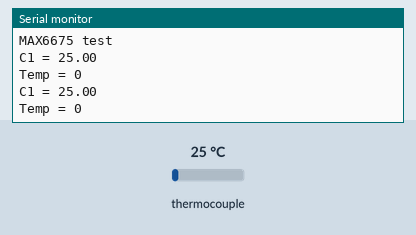
A sketch run on a simulated Arduino Uno, built with avr-gcc and run on an emulated ATmega328P. On the bench: the last lines printed to the serial monitor. The test bench sets the inputs (shaded band); at power-on: thermocouple 25 °C.

Above: at 1.7 s.
1.8 s: thermocouple set to 6 °C
At 3.1 s:
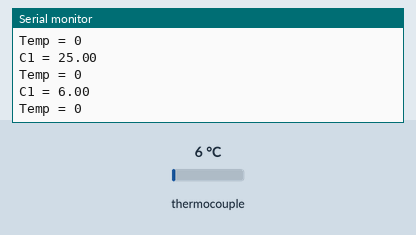
3.3 s: thermocouple set to 75 °C
At 4.1 s:
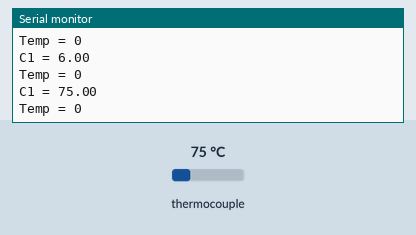
Timing chart, 0 to 6.3 s (numbered marks = the images above; inputs shaded):
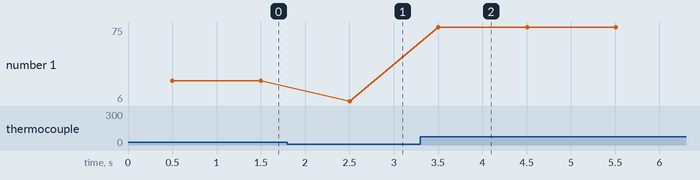

Measured:
- after the input at 1.8 s, the serial monitor: prints a new line after 0.70 s (image 1)
- after the input at 3.3 s, the serial monitor: prints a new line after 0.20 s (image 2)
- plotted number 1: 25 → 6 after the input at 1.8 s, 6 → 75 after the input at 3.3 s

The sketch:

meh.ino
```cpp
  #include "max6675.h"

  int thermoDO1 = 4;
  int thermoCS1 = 5;
  int thermoCLK1 = 6;
int thermoDO2 = 7;
int thermoCS2 = 8;
int thermoCLK2 = 9;

MAX6675 thermocouple(thermoCLK1, thermoCS1, thermoDO1);

void setup() {
  Serial.begin(9600);

  Serial.println("MAX6675 test");
  // wait for MAX chip to stabilize
  delay(500);
}

void loop() {
  // basic readout test, just print the current temp

  Serial.print("C1 = ");
  Serial.println(thermocouple.readCelsius());
  Serial.print("Temp = ");
  Serial.println(thermocouple.spiread());

  // For the MAX6675 to update, you must delay AT LEAST 250ms between reads!
  delay(1000);
}
```
